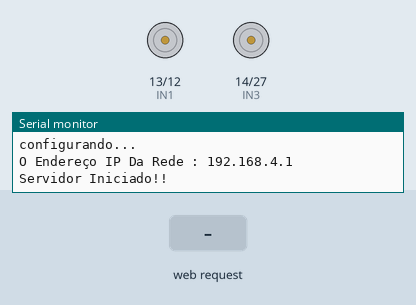
A sketch run on a simulated ESP32. Parts: motor-driver pin pairs drawn as motors (green arrow = first pin HIGH = forward, orange = second pin HIGH = backward, longer = more drive), the last lines printed to the serial monitor. The test bench sets the inputs (shaded band).

Above: at 1.2 s.
1.3 s: HTTP request GET /FRENTE received
At 1.7 s:
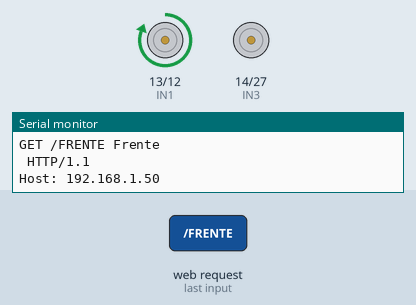
2.8 s: HTTP request GET /VOLTAR received
At 4.0 s:
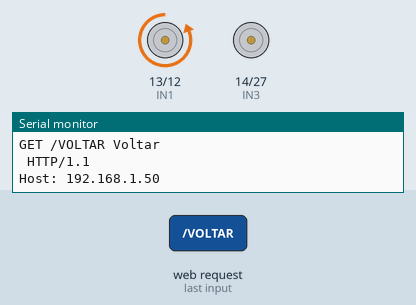
4.3 s: HTTP request GET /DIREITA received
At 5.2 s:
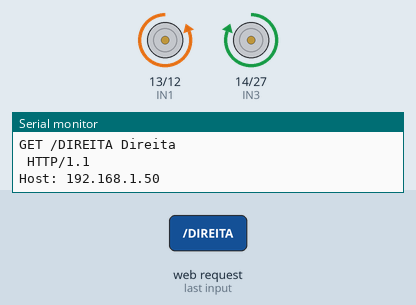
5.8 s: HTTP request GET /PARAR_ATRAS received
At 6.3 s:
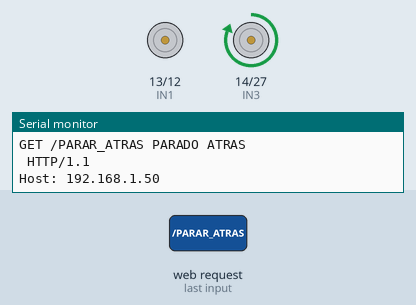
7.3 s: HTTP request GET /ESQUERDA received
At 8.5 s:
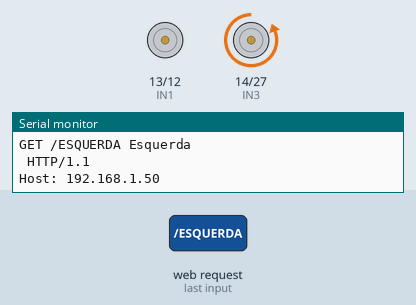
8.8 s: HTTP request GET /FRENTE received
At 9.8 s:
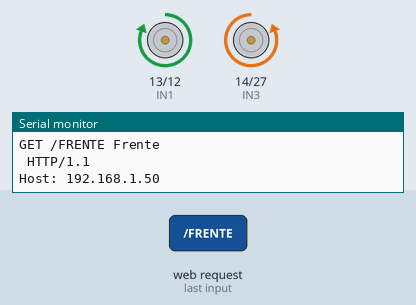
Timing chart, 0 to 11.3 s (numbered marks = the images above; inputs shaded):
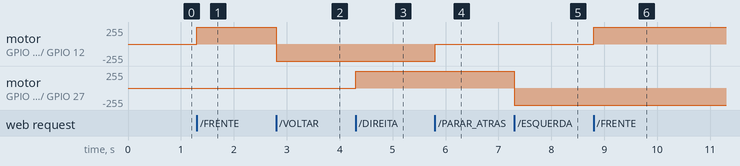

The sketch:

Carrinho_Esp32.ino
```cpp
#include <WiFi.h>
#include <WiFiClient.h>
#include <WiFiAP.h>

// substitua os dados entre parênteses com o nome da Rede e a senha desejados
const char *ssid = "ESP32";
const char *password = "carrinho";

WiFiServer server(80);

//Confugurações dos pinos

int IN1 = 13;
int IN2 = 12;
int IN3 = 14;
int IN4 = 27;

void setup() {

  pinMode(IN1, OUTPUT);
  pinMode(IN2, OUTPUT);
  pinMode(IN3, OUTPUT);
  pinMode(IN4, OUTPUT);

  Serial.begin(115200);
  Serial.println();
  Serial.println("configurando...");


  // Você pode remover o parâmetro de senha se quiser que
  // a rede gerada seja aberta.
  WiFi.softAP(ssid, password);
  IPAddress myIP = WiFi.softAPIP();
  Serial.print("O Endereço IP Da Rede : ");
  Serial.println(myIP);
  //inicia o webserver
  server.begin();

  Serial.println("Servidor Iniciado!!");

  //Deixar o carrinho com as rodas livres
  digitalWrite(IN1, LOW);
  digitalWrite(IN2, LOW);
  digitalWrite(IN3, LOW);
  digitalWrite(IN4, LOW);
}

void loop() {

  WiFiClient client = server.available();  // verifica e armazena se tem clientes conectados na rede

  if (client) {                       // se você conseguir um cliente,
    Serial.println("Novo Cliente.");  // imprime uma mensagem pela porta serial
    String currentLine = "";          // faz uma String para manter os dados recebidos do cliente
    while (client.connected()) {      // loop enquanto o cliente está conectado
      if (client.available()) {       // se houver bytes para ler do cliente,
        char c = client.read();       // leia um byte e depois
        Serial.write(c);              // imprima o monitor serial
        if (c == '\n') {              // se o byte for um caractere de nova linha


          /* se a linha atual estiver em branco, você terá dois caracteres de nova linha em uma linha.
esse é o fim da solicitação HTTP do cliente, então envie uma resposta: */
          if (currentLine.length() == 0) {
            /* Os cabeçalhos HTTP sempre começam com um código de resposta (por exemplo, HTTP / 1.1 200 OK)
e um tipo de conteúdo para que o cliente saiba o que está por vir e, em seguida, uma linha em branco: */

            client.println("HTTP/1.1 200 OK");
            client.println("Content-type:text/html");
            client.println();

            client.print("<html>");
            client.print("<head><title> "
                         "Controle de Carrinho por Wi-Fi"
                         " </title></head>");
            client.print("<body>");

            client.print("</html>");
            client.print("</body>");

            // A resposta HTTP termina com outra linha em branco:
            client.println();
            // sair do loop while:
            break;
          } else {  // se você tiver uma nova linha, então limpe a linha atual:
            currentLine = "";
          }
        } else if (c != '\r') {  // se você tiver qualquer outra coisa além de um caractere de retorno de linha,
          currentLine += c;      // adicioná-lo ao final da linha atual
        }

        // Verifica se o pedido do cliente foi para atualizar algum dos reles (GET /T)

        if (currentLine.endsWith("GET /FRENTE")) {

          digitalWrite(IN1, HIGH);
          digitalWrite(IN2, LOW);
          Serial.println(" Frente");
        }
        if (currentLine.endsWith("GET /PARAR_FRENTE")) {

          digitalWrite(IN3, LOW);
          digitalWrite(IN4, LOW);
          Serial.println(" PARADO FRENTE");
        }
        if (currentLine.endsWith("GET /PARAR_ATRAS")) {

          digitalWrite(IN1, LOW);
          digitalWrite(IN2, LOW);
          Serial.println(" PARADO ATRAS");
        }
        if (currentLine.endsWith("GET /VOLTAR")) {

          digitalWrite(IN1, LOW);
          digitalWrite(IN2, HIGH);
          Serial.println(" Voltar");
        }
        if (currentLine.endsWith("GET /DIREITA")) {

          digitalWrite(IN4, LOW);
          digitalWrite(IN3, HIGH);

          Serial.println(" Direita");
        }
        if (currentLine.endsWith("GET /ESQUERDA")) {

          digitalWrite(IN3, LOW);
          digitalWrite(IN4, HIGH);

          Serial.println(" Esquerda");
        }
      }
    }
  }
  // termina a conexão com o cliente
  client.stop();
  //Serial.println("Cliente desconectado.");
}
```

Measured:
- after the input at 1.3 s, motor on GPIO 13 (IN1) / GPIO 12 (IN2): stopped → forward 255/255 at once
- after the input at 2.8 s, motor on GPIO 13 (IN1) / GPIO 12 (IN2): forward 255/255 → backward 255/255 at once
- after the input at 4.3 s, motor on GPIO 14 (IN3) / GPIO 27 (IN4): stopped → forward 255/255 at once
- after the input at 5.8 s, motor on GPIO 13 (IN1) / GPIO 12 (IN2): backward 255/255 → stopped at once
- after the input at 7.3 s, motor on GPIO 14 (IN3) / GPIO 27 (IN4): forward 255/255 → backward 255/255 at once
- after the input at 8.8 s, motor on GPIO 13 (IN1) / GPIO 12 (IN2): stopped → forward 255/255 at once
